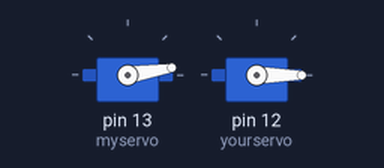
Bench run of a sketch on a simulated Arduino Uno, built with avr-gcc and run on an emulated ATmega328P. Shown: 2 × servo.

Above: at 0.15 s.
At 10.1 s:
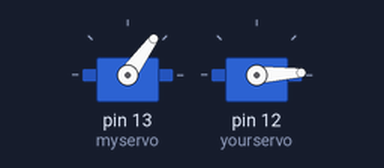
At 19.75 s:
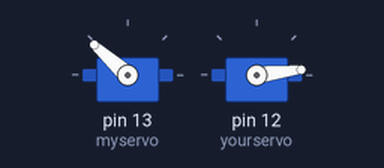
At 39.65 s:
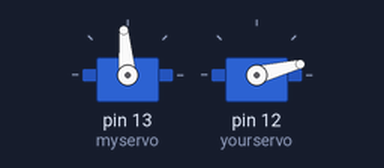
Timing chart, 0 to 40.0 s (numbered marks = the images above):
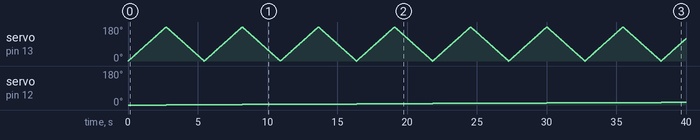

The sketch:

servo_sweep.ino
```cpp
#include <Servo.h>


Servo myservo;  // create servo object to control a servo
Servo yourservo;                // twelve servo objects can be created on most boards

int pos;
int j;


void setup() {
  // put your setup code here, to run once:
   myservo.attach(13);  // D7
  yourservo.attach(12); // D6

}

void loop() {
  // put your main code here, to run repeatedly:
  yourservo.write(j);
  for(pos = 0; pos <= 180; pos += 1) // goes from 0 degrees to 180 degrees
  {
    myservo.write(pos);            // tell servo to go to position in variable 'pos'
    delay(15);
  }
  j++;
  yourservo.write(j);
  for(pos = 180; pos>=0; pos-=1)     // goes from 180 degrees to 0 degrees
  {
    myservo.write(pos);              // tell servo to go to position in variable 'pos'
    delay(15);
  }
  j++;
  yourservo.write(j);
  if(j==180)
    return;
}
```

Measured:
- by itself, servo on pin 12 (yourservo): moves from 0° to 14° over 35.5 s
